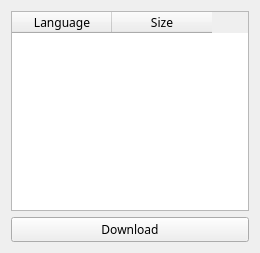
<?xml version="1.0" encoding="UTF-8"?>
<ui version="4.0">
 <class>DownloadWindow</class>
 <widget class="QWidget" name="DownloadWindow">
  <property name="geometry">
   <rect>
    <x>0</x>
    <y>0</y>
    <width>260</width>
    <height>253</height>
   </rect>
  </property>
  <property name="font">
   <font>
    <family>.SF NS Text</family>
   </font>
  </property>
  <property name="windowTitle">
   <string>Download Language</string>
  </property>
  <layout class="QGridLayout" name="gridLayout">
   <item row="0" column="0">
    <widget class="QTableWidget" name="tableWidget">
     <property name="editTriggers">
      <set>QAbstractItemView::NoEditTriggers</set>
     </property>
     <property name="selectionMode">
      <enum>QAbstractItemView::SingleSelection</enum>
     </property>
     <property name="selectionBehavior">
      <enum>QAbstractItemView::SelectRows</enum>
     </property>
     <attribute name="verticalHeaderVisible">
      <bool>false</bool>
     </attribute>
     <attribute name="verticalHeaderHighlightSections">
      <bool>false</bool>
     </attribute>
     <column>
      <property name="text">
       <string>Language</string>
      </property>
     </column>
     <column>
      <property name="text">
       <string>Size</string>
      </property>
     </column>
    </widget>
   </item>
   <item row="1" column="0">
    <widget class="QPushButton" name="downloadButton">
     <property name="text">
      <string>Download</string>
     </property>
    </widget>
   </item>
  </layout>
 </widget>
 <resources/>
 <connections/>
</ui>
